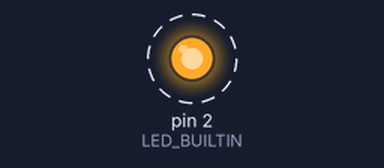
Bench run of a sketch on a simulated Arduino Uno, built with avr-gcc and run on an emulated ATmega328P. On the bench: output pins drawn as LEDs (lit = HIGH). Dashed ring = blinking. What the sketch prints to the serial monitor is not drawn.

Above: at 0.5 s.
Timing chart, 0 to 4.6 s (numbered marks = the images above):
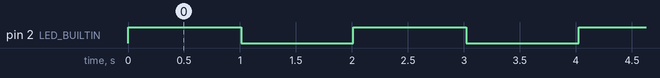

Measured:
- by itself, pin 2 (LED_BUILTIN): alternates HIGH for 1.0 s and LOW for 1.0 s

The sketch:

week-2.ino
```cpp
#define LED_BUILTIN 2
void setup() {

  Serial.begin(9600);

  pinMode(LED_BUILTIN, OUTPUT);
}

void loop() {
  Serial.print("สวัสดี นวนนท์ กุสลานนท์\n");

  digitalWrite(LED_BUILTIN, 1);
  Serial.print("light ... ");
  delay(1000);

  digitalWrite(LED_BUILTIN, 0);
  Serial.print("no light ... ");
  delay(1000);
}
```
